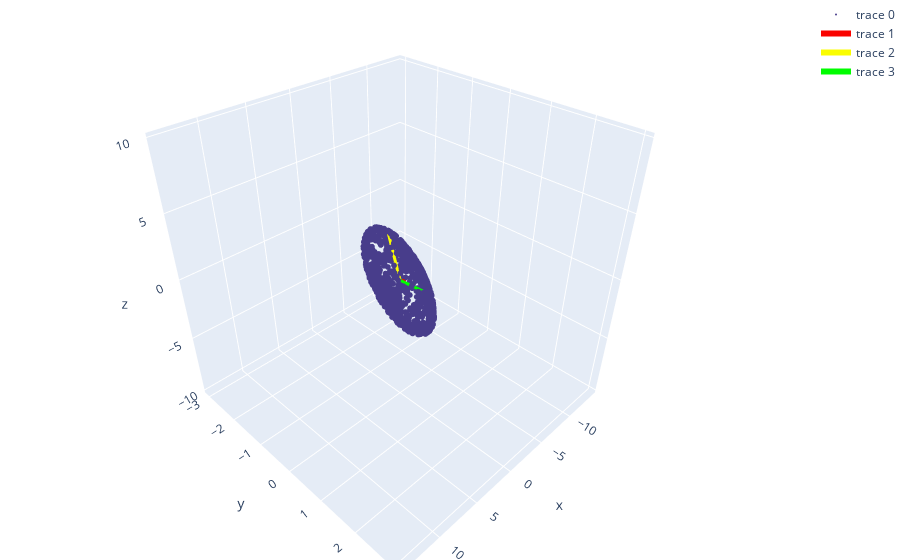

The notebook cell this image was saved under:
### Code cell
U3, s3, VT3 = np.linalg.svd(A3)
print(U3),print(), print(s3), print(), print(VT3)
plot_with_vectors_u(A3_X, A3_Y, A3_Z, U3, s3)

### Figure 1 — Plotly figure (JSON) as saved in the notebook; plotly's stock layout.template omitted (floating-point values rounded to 4 significant figures; data arrays with more than 128 entries replaced by an {"elided": "..."} marker saying what was removed)
{"data": [{"marker": {"color": "darkslateblue", "size": 2}, "mode": "markers", "type": "scatter3d", "x": {"elided": "1000 float values"}, "y": {"elided": "1000 float values"}, "z": {"elided": "1000 float values"}}, {"line": {"color": "rgb(250,3,0)", "width": 6}, "marker": {"color": "rgb(250,3,0)", "size": 1}, "type": "scatter3d", "x": [0, -13.96], "y": [0, -2.811], "z": [0, -9.411]}, {"line": {"color": "rgb(250,253,0)", "width": 6}, "marker": {"color": "rgb(250,253,0)", "size": 1}, "type": "scatter3d", "x": [0, -1.439], "y": [0, -0.6556], "z": [0, 2.33]}, {"line": {"color": "rgb(0,253,0)", "width": 6}, "marker": {"color": "rgb(0,253,0)", "size": 1}, "type": "scatter3d", "x": [0, -0.2257], "y": [0, 0.8176], "z": [0, 0.09065]}], "layout": {"margin": {"b": 0, "l": 0, "r": 0, "t": 0}}}
